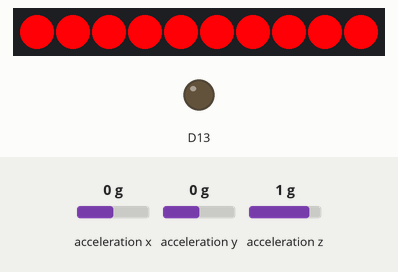
The sketch below on a simulated Adafruit Circuit Playground Express. Parts: 10 RGB LEDs in strip order, left to right, output pins drawn as LEDs (lit = HIGH). The test bench sets the inputs (shaded band); at power-on: acceleration x 0 g, acceleration y 0 g, acceleration z 1 g. Dim RGB values are drawn brighter than linear.

Above: at 0.31 s.
At 1.2 s:
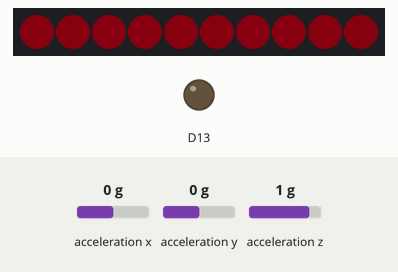
1.3 s: acceleration x set to -0.8 g
4.3 s: acceleration y set to -1.4 g
7.3 s: acceleration z set to -1.4 g
At 7.6 s:
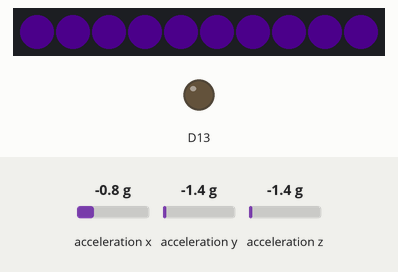
10.3 s: acceleration x set to -1.4 g
12.0 s: acceleration y set to 0 g
Timing chart, 0 to 14.9 s (numbered marks = the images above; inputs shaded):
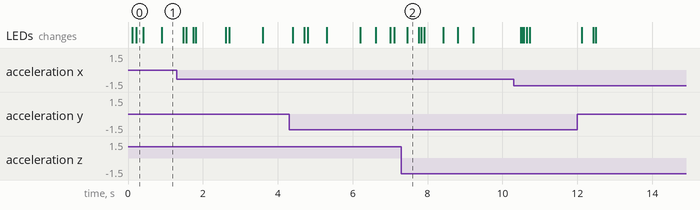

The sketch:

NEOP_Accelerometer.ino
```cpp
#include <Adafruit_CircuitPlayground.h>
// http://ermahgerd.info/Adafruit_CircuitPlayground/
#include <Smoothed.h>
#include <FastLED.h>
// https://github.com/FastLED/FastLED/wiki/Pixel-reference#chsv

//  Hoi ik ben bas

float X, Y, Z;
float sine;
float oldValX, oldValY, oldValZ;
float deltaX, deltaY, deltaZ;
static uint8_t currentHue;
int counter;

// CONTROL PARAMS
bool motionChangesHue = false;
int smoothAmt = 15;
float motionCurve = 2;
int ledBrightness = 255;
int ledBrightnessOffset = 10;
int initialHue = 0;
int endHue = 100;
int motionOffsetHue = 40;
bool shouldTimeLoop = false;
float timelineSeconds = 10;

CHSV color1( 160, 128, 255);
CHSV color2( 160, 128, 255);
CHSV color3( 160, 128, 255);
CHSV color4( 160, 128, 255);
CHSV color5( 160, 128, 255);

Smoothed <float> smoothyX, smoothyY, smoothyZ, smoothDeltaX, smoothDeltaY, smoothDeltaZ, smoothMotion;

void setup()
{
  Serial.begin(9600);
  CircuitPlayground.begin();
  startUpSmootheners();
  CircuitPlayground.setBrightness(ledBrightness);
}

void loop()
{
  prepAccels(false);
  calculateDeltaVector();
  float generalMotion = setBrightnessToMotion();

  float normalizedTime = normalizedTimeline(timelineSeconds);

  for (int i = 0; i < 10; i++)
  {
    float lerpedHue = flerp(initialHue, endHue, normalizedTime);
    currentHue = lerpedHue;
    if (motionChangesHue)
      currentHue = currentHue + (generalMotion * motionOffsetHue);
    currentHue %= 255;
//    Serial.println(currentHue);
    setColorToPixel(i, CHSV(currentHue, 255, 255));
  }

  delay(10);
}
```

LEDFunctions.ino
```cpp
void prepAccels(bool printShit)
{
  X = CircuitPlayground.motionX();
  Y = CircuitPlayground.motionY();
  Z = CircuitPlayground.motionZ();
  X = map(X, -10, 10, 10, 255);
  Y = map(Y, -10, 10, 10, 255);
  Z = map(Z, -10, 10, 10, 255);
  smoothyX.add(X);
  smoothyY.add(Y);
  smoothyZ.add(Z);
  X = smoothyX.get();
  Y = smoothyY.get();
  Z = smoothyZ.get();

  if (printShit)
  {
    Serial.print("X: ");
    Serial.print(X);
    Serial.print("  Y: ");
    Serial.print(Y);
    Serial.print("  Z: ");
    Serial.println(Z);
  }
}

void startUpSmootheners()
{
  smoothyX.begin(SMOOTHED_AVERAGE, smoothAmt);
  smoothyY.begin(SMOOTHED_AVERAGE, smoothAmt);
  smoothyZ.begin(SMOOTHED_AVERAGE, smoothAmt);

  smoothDeltaX.begin(SMOOTHED_AVERAGE, smoothAmt);
  smoothDeltaY.begin(SMOOTHED_AVERAGE, smoothAmt);
  smoothDeltaZ.begin(SMOOTHED_AVERAGE, smoothAmt);

  smoothMotion.begin(SMOOTHED_AVERAGE, smoothAmt);
}

void pulseBrightness(float pulseSpeed)
{
  counter++;
  sine = sin(counter * pulseSpeed);
  sine = (sine * 0.5 + 0.5) * ledBrightness;
  //  Serial.println(sine);
  CircuitPlayground.setBrightness(sine);
}

int moduloLedBrightness(int currentBrightness)
{
  currentBrightness = (currentBrightness + 1) % 255;
  return currentBrightness;
}

void setBrightnessWithButton(bool printShit)
{
  if (CircuitPlayground.leftButton())
  {
    ledBrightness = moduloLedBrightness(ledBrightness);
    CircuitPlayground.setBrightness(ledBrightness);
  }

  if (printShit)
    Serial.println(ledBrightness);
}

void calculateDeltaVector()
{
  float currentValX = X;
  deltaX = currentValX - oldValX;
  oldValX = currentValX;
  smoothDeltaX.add(abs(deltaX));
  deltaX = smoothDeltaX.get();

  float currentValY = Y;
  deltaY = currentValY - oldValY;
  oldValY = currentValY;
  smoothDeltaY.add(abs(deltaY));
  deltaY = smoothDeltaY.get();

  float currentValZ = Z;
  deltaZ = currentValZ - oldValZ;
  oldValZ = currentValZ;
  smoothDeltaZ.add(abs(deltaZ));
  deltaZ = smoothDeltaZ.get();
}

void setColorToPixel(int pixel, const CRGB& rgb)
{
  CircuitPlayground.setPixelColor(pixel, rgb.r, rgb.b, rgb.g);
}

float lerp(float v0, float v1, float t)
{
  return (1 - t) * v0 + t * v1;
}

float flerp(float v0, float v1, float t) {
  return v0 + t * (v1 - v0);
}

const CRGB& flerpRgb(const CRGB& rgbA, const CRGB& rgbB, float alpha)
{
  // ayyyyyyy;
}

float normalizedTimeline(int timeThreshold)
{
//  Serial.print("normalized time: ");
  timeThreshold *= 1000;
  int loopTime;
  if(shouldTimeLoop)
  {
    loopTime = millis() % timeThreshold;
  }
  else
  {
    loopTime = constrain(millis(), 0, timeThreshold);
  }
  float loopTimeFloat = loopTime;
  float timeThresholdFloat = timeThreshold;
  float normalizedTime = loopTimeFloat / timeThresholdFloat;
  return normalizedTime;
//  Serial.println(normalizedTime);
}

float setBrightnessToMotion()
{
  float generalMotion = abs(deltaX + deltaY + deltaZ);
  smoothMotion.add(generalMotion);
  generalMotion = smoothMotion.get();
  generalMotion /= 32.0;
  generalMotion = pow(generalMotion, motionCurve);
  //  Serial.println(generalMotion * 100);
  CircuitPlayground.setBrightness(constrain(ledBrightness * generalMotion + ledBrightnessOffset, 0, 255));
  return generalMotion;
}
```
